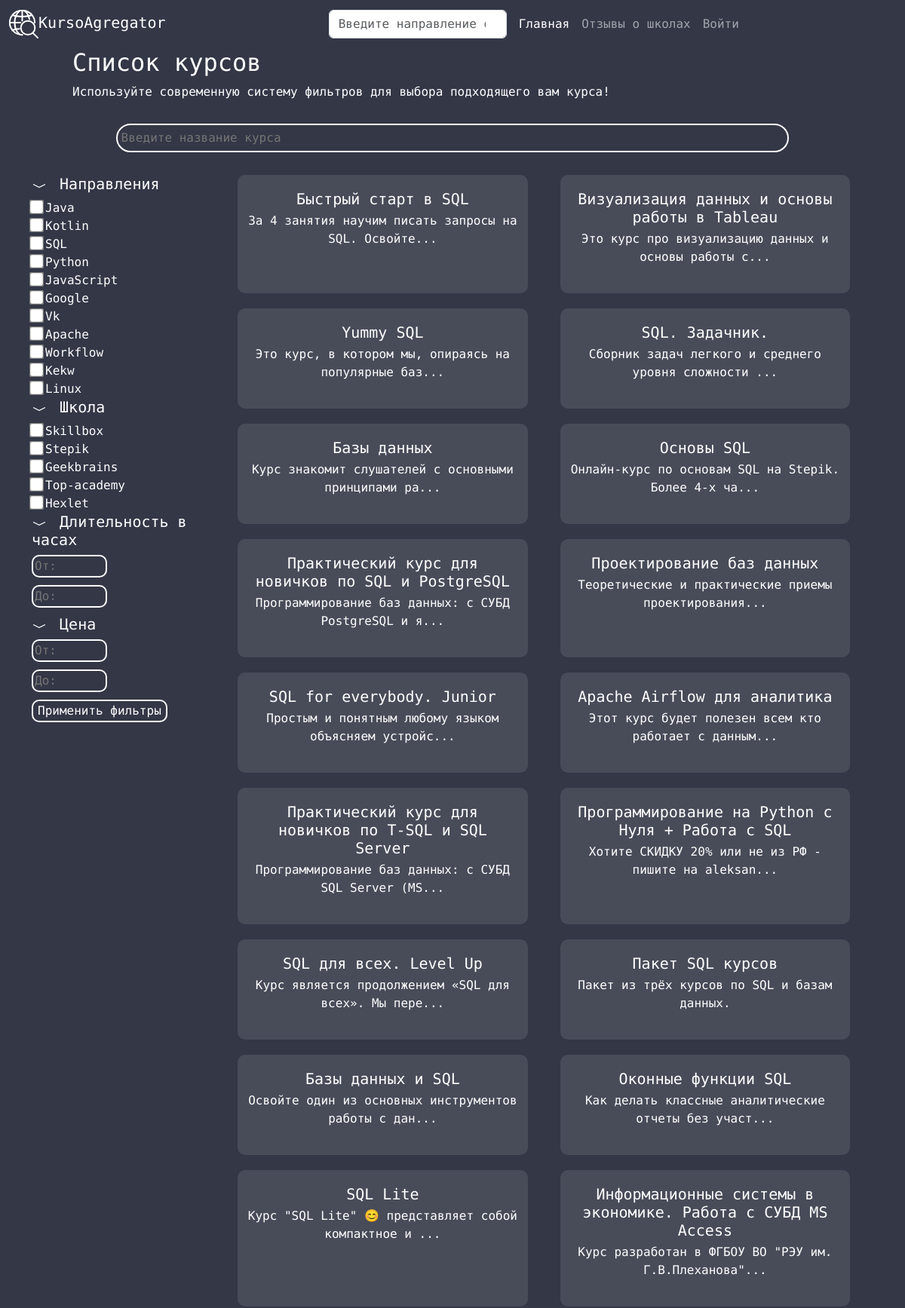
Page /list_courses (upper part) on the committed database.
### app/models.py (models this page shows, shortened)
class Technology(db.Model):
    id = db.Column(db.Integer, primary_key=True)
    title = db.Column(db.String(128), nullable=False)

class School(db.Model):
    id = db.Column(db.Integer, primary_key=True)
    title = db.Column(db.String(128), nullable=False)
    description = db.Column(db.String())
    reviews = db.relationship('Review', backref='school', secondary=school_review,
                              lazy='dynamic')
    courses = db.relationship('Course', backref='owner',
                              lazy='dynamic')

class Course(db.Model):
    id = db.Column(db.Integer, primary_key=True)
    name = db.Column(db.String(128), nullable=False)
    price = db.Column(db.Float, nullable=False)
    rating = db.Column(db.Float)
    duration = db.Column(db.String(128))
    description = db.Column(db.String(), nullable=False)
    date_start = db.Column(db.DateTime, default=datetime.utcnow)
    school_id = db.Column(db.Integer, db.ForeignKey('school.id', ondelete='CASCADE'))
    link = db.Column(db.String(256), nullable=False)
    reviews = db.relationship('Review', backref='course', secondary=course_review,
                              lazy='dynamic')
    technologies = db.relationship('Technology', backref='tech', secondary=course_technology,
                                   lazy='dynamic')

### app/main/routes.py (the view)
@bp.route('/list_courses', methods=['GET'])
def courses():
    selected_filters = request.form.getlist('filter')
    if not selected_filters:
        selected_filters = request.args.getlist('filter')
    unique_technologies = Technology.query.with_entities(
        Technology.title).distinct().all()
    unique_schools = School.query.with_entities(School.title).distinct().all()
    filter_dict = {
        'Направления': [tech[0] for tech in unique_technologies],
        'Школа': [school[0] for school in unique_schools]
    }
    indexed_filter_dict = enumerate(filter_dict.items())
    filtered_courses = filter_courses(filter_dict, selected_filters)
    return render_template('main/list_courses.html', courses=filtered_courses, indexed_filter_dict=indexed_filter_dict, select=selected_filters)

### app/templates/main/list_courses.html (shortened to what this page needs)
{% extends 'base.html' %}
{% block content %}
<link rel="stylesheet" type="text/css" href="{{ url_for('static', filename='style/courses.css') }}">
<body>
  <div class="main">
        <h2>Список курсов</h2>
        <p>Используйте современную систему фильтров для выбора подходящего вам курса!</p>
    </div>
  <div class="container">
    <div class="row">
      <div class="col-md-12 text-center">
        <form method="get" action="{{ url_for('main.courses') }}" class="search-form">
          <input type="text" name="search" id="search" placeholder="Введите название курса">
        </form>
      </div>
  <div class="container">
    <div class="row">
      <div class="col-lg-3 col-md-3 col-6">
        <div class="sidebar">
          <form method="GET" action="{{ url_for('main.courses') }}" class="form_filter">
            {% for block_idx, (block, filters) in indexed_filter_dict %}
                <h5>
                    <img src="{{ url_for('static', filename='icon/chevron-down.svg') }}" width="25" class="img_button" data-index="{{ block_idx }}">
                    {{ block }}
                </h5>
                <div class="filter-container" data-index="{{ block_idx }}" style="display: block;">
                    {% for filter in filters %}
                        <label><input type="checkbox" class="filter-label" name="filter" value="{{ filter }}" {% if filter in select %}checked{% endif %}>{{ filter }}</label>
                        <br>
                        {% endfor %}
                </div>
            {% endfor %}
            <h5>
              <img src="{{ url_for('static', filename='icon/chevron-down.svg') }}" width="25" class="img_button" data-index="duration">
              Длительность в часах
            </h5>
            <div class="filter-container row" data-index="duration" style="display: block;" >
              <div class="col-md-3 col-6" >
                <label><input type="number" name="duration_from" placeholder="От:" min="0"></label>
              </div>
              <div class="col-md-3 col-6">
                <label><input type="number" name="duration_to" placeholder="До:" min="0"></label>
              </div>
            </div>
            <h5>
              <img src="{{ url_for('static', filename='icon/chevron-down.svg') }}" width="25" class="img_button" data-index="price">
              Цена
            </h5>
            <div class="filter-container row" data-index="price" style="display: block;">
              <div class="col-md-6 col-6" >
                <label><input type="number" name="price_from" placeholder="От:"  min="0"></label>
              </div>
              <div class="col-md-6">
                <label><input type="number" name="price_to" placeholder="До:"  min="0"></label>
              </div>
            </div>
            <button type="submit">Применить фильтры</button>
        </form>
        </div>
      </div>
      <div class="col-md-9 col-6">
        <div class="main-content row">
          {% for course in courses %}
            {% if loop.index+1 is divisibleby(2) %}
              <div class="courses-container col-md-6">
                <h5><a class="nav-link" href="{{ url_for('main.course', id=course.id) }}">{{ course.name }}</a></h5>
                  <p>{{ course.description[:50] + '...' if course.description|length > 50 else course.description }}</p>
            </div>
            {% else %}
              <div class="courses-container col-md-6">
                <h5>{{ course.name }}</a>
                  <p>{{ course.description }}</p>
            {% endif %}
          {% endfor %}
        </div>
      </div>
    </div>
  </div>
</body>
</html>
{% endblock %}

### app/static/style/base.css (style rules this page uses)
body { background-color: rgba(51, 55, 70, 1); font-family: 'Roboto Mono', monospace; }
* { color: white; }

### app/static/style/courses.css (style rules this page uses)
#search { width: 80%; padding: 5px; border-radius: 40px; background-color: rgba(51, 55, 70, 1); color: #a8a8a8; border: 2px solid #fff; }
.main { padding-left: 8%; }
.container { margin-top: 30px; }
.img_button { padding-right: 5px; }
.filter-container input[type="checkbox"] { transform: scale(1.5); margin-right: 5px; }
input[type="number"] { background-color: rgba(51, 55, 70, 1); color: #fff; border: 2px solid #fff; border-radius: 10px; width: 100px; margin-right: 5px; margin-bottom: 10px; }
.form_filter button[type="submit"] { background-color: rgba(51, 55, 70, 1); color: #fff; border: 2px solid #fff; border-radius: 10px; }
.courses-container { background-color: #484C59; color: white; padding-top: 20px; padding-bottom: 20px; margin-bottom: 20px; border-radius: 10px; word-wrap: break-word; }
.courses-container h5 { color: white; text-align: center; margin-bottom: 5px; }
.courses-container p { text-align: center; }
@media screen and (min-width: 769px) { .courses-container { width: 45%; margin-right: 5%; } }

### rows in the picture
Technology: title "Java"
Technology: title "SQL"
Technology: title "Python"
Technology: title "JavaScript"
Technology: title "Google"
Technology: title "Apache"
Technology: title "Workflow"
Technology: title "Kekw"
Technology: title "Linux"
School: title "Skillbox"
School: title "Geekbrains"
School: title "Top-academy"
School: title "Hexlet"
Course: name "Быстрый старт в SQL", description "За 4 занятия научим писать запросы на SQL. Освойте..."
Course: name "Визуализация данных и основы работы в Tableau", description "Это курс про визуализацию данных и основы работы с..."
Course: name "Yummy SQL", description "Это курс, в котором мы, опираясь на популярные баз..."
Course: name "SQL. Задачник.", description "Сборник задач легкого и среднего уровня сложности ..."
Course: name "Базы данных", description "Курс знакомит слушателей с основными принципами ра..."
Course: name "Основы SQL", description "Онлайн-курс по основам SQL на Stepik. Более 4-х ча..."
Course: name "Практический курс для новичков по SQL и PostgreSQL", description "Программирование баз данных: с СУБД PostgreSQL и я..."
Course: name "Проектирование баз данных", description "Теоретические и практические приемы проектирования..."
Course: name "SQL for everybody. Junior", description "Простым и понятным любому языком объясняем устройс..."
Course: name "Apache Airflow для аналитика", description "Этот курс будет полезен всем кто работает с данным..."
Course: name "Практический курс для новичков по T-SQL и SQL Server", description "Программирование баз данных: с СУБД SQL Server (MS..."
Course: name "Программирование на Python с Нуля + Работа с SQL", description "Хотите СКИДКУ 20% или не из РФ - пишите на aleksan..."
Course: name "SQL для всех. Level Up", description "Курс является продолжением «SQL для всех». Мы пере..."
Course: name "Пакет SQL курсов", description "Пакет из трёх курсов по SQL и базам данных."
Course: name "Базы данных и SQL", description "Освойте один из основных инструментов работы с дан..."
Course: name "Оконные функции SQL", description "Как делать классные аналитические отчеты без участ..."
Course: name "SQL Lite", description "Курс \"SQL Lite\" 😊 представляет собой компактное и ..."
Course: name "Информационные системы в экономике. Работа с СУБД MS Access", description "Курс разработан в ФГБОУ ВО \"РЭУ им. Г.В.Плеханова\"..."

### other values in the picture
{{ block }} "Направления" "Школа"
{{ filter }} "Kotlin" "Vk" "Stepik"
